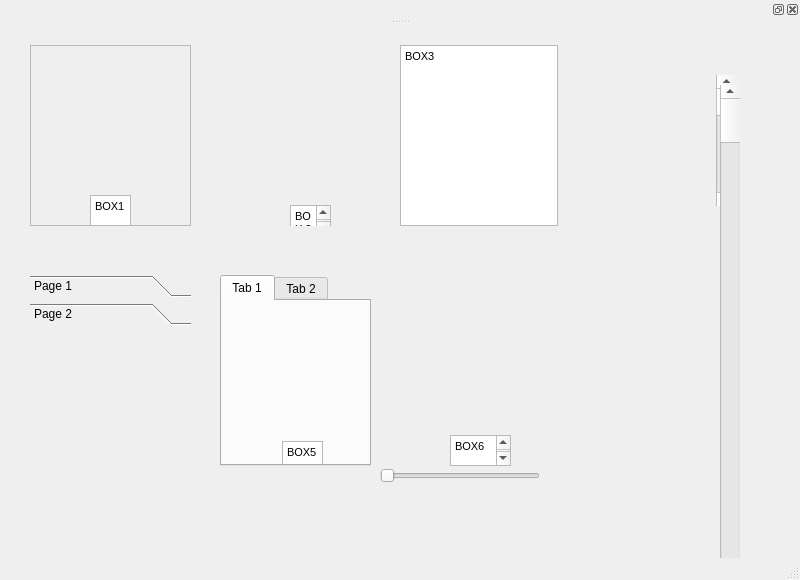
<?xml version="1.0" encoding="UTF-8"?>
<ui version="4.0">
 <class>MainWindow</class>
 <widget class="QMainWindow" name="MainWindow">
  <property name="geometry">
   <rect>
    <x>0</x>
    <y>0</y>
    <width>800</width>
    <height>580</height>
   </rect>
  </property>
  <property name="windowTitle">
   <string>MainWindow</string>
  </property>
  <widget class="QWidget" name="centralwidget">
   <widget class="QWidget" name="verticalLayoutWidget">
    <property name="geometry">
     <rect>
      <x>30</x>
      <y>20</y>
      <width>161</width>
      <height>181</height>
     </rect>
    </property>
    <layout class="QVBoxLayout" name="verticalLayout">
     <item>
      <widget class="QFrame" name="frame">
       <property name="frameShape">
        <enum>QFrame::StyledPanel</enum>
       </property>
       <property name="frameShadow">
        <enum>QFrame::Raised</enum>
       </property>
       <widget class="QTextEdit" name="textEdit">
        <property name="geometry">
         <rect>
          <x>60</x>
          <y>150</y>
          <width>41</width>
          <height>31</height>
         </rect>
        </property>
        <property name="html">
         <string>&lt;!DOCTYPE HTML PUBLIC &quot;-//W3C//DTD HTML 4.0//EN&quot; &quot;http://www.w3.org/TR/REC-html40/strict.dtd&quot;&gt;
&lt;html&gt;&lt;head&gt;&lt;meta name=&quot;qrichtext&quot; content=&quot;1&quot; /&gt;&lt;style type=&quot;text/css&quot;&gt;
p, li { white-space: pre-wrap; }
&lt;/style&gt;&lt;/head&gt;&lt;body style=&quot; font-family:'MS Shell Dlg 2'; font-size:8.25pt; font-weight:400; font-style:normal;&quot;&gt;
&lt;p style=&quot; margin-top:0px; margin-bottom:0px; margin-left:0px; margin-right:0px; -qt-block-indent:0; text-indent:0px;&quot;&gt;BOX1 &lt;/p&gt;&lt;/body&gt;&lt;/html&gt;</string>
        </property>
       </widget>
      </widget>
     </item>
    </layout>
   </widget>
   <widget class="QWidget" name="verticalLayoutWidget_2">
    <property name="geometry">
     <rect>
      <x>220</x>
      <y>20</y>
      <width>151</width>
      <height>181</height>
     </rect>
    </property>
    <layout class="QVBoxLayout" name="verticalLayout_2">
     <item>
      <widget class="QWidget" name="widget" native="true">
       <widget class="QTextEdit" name="textEdit_2">
        <property name="geometry">
         <rect>
          <x>70</x>
          <y>160</y>
          <width>41</width>
          <height>31</height>
         </rect>
        </property>
        <property name="html">
         <string>&lt;!DOCTYPE HTML PUBLIC &quot;-//W3C//DTD HTML 4.0//EN&quot; &quot;http://www.w3.org/TR/REC-html40/strict.dtd&quot;&gt;
&lt;html&gt;&lt;head&gt;&lt;meta name=&quot;qrichtext&quot; content=&quot;1&quot; /&gt;&lt;style type=&quot;text/css&quot;&gt;
p, li { white-space: pre-wrap; }
&lt;/style&gt;&lt;/head&gt;&lt;body style=&quot; font-family:'MS Shell Dlg 2'; font-size:8.25pt; font-weight:400; font-style:normal;&quot;&gt;
&lt;p style=&quot; margin-top:0px; margin-bottom:0px; margin-left:0px; margin-right:0px; -qt-block-indent:0; text-indent:0px;&quot;&gt;BOX 2&lt;/p&gt;&lt;/body&gt;&lt;/html&gt;</string>
        </property>
       </widget>
      </widget>
     </item>
    </layout>
   </widget>
   <widget class="QWidget" name="verticalLayoutWidget_4">
    <property name="geometry">
     <rect>
      <x>30</x>
      <y>250</y>
      <width>161</width>
      <height>191</height>
     </rect>
    </property>
    <layout class="QVBoxLayout" name="verticalLayout_4">
     <item>
      <widget class="QToolBox" name="toolBox">
       <property name="currentIndex">
        <number>1</number>
       </property>
       <widget class="QWidget" name="page">
        <property name="geometry">
         <rect>
          <x>0</x>
          <y>0</y>
          <width>159</width>
          <height>135</height>
         </rect>
        </property>
        <attribute name="label">
         <string>Page 1</string>
        </attribute>
        <widget class="QTextEdit" name="textEdit_4">
         <property name="geometry">
          <rect>
           <x>50</x>
           <y>110</y>
           <width>61</width>
           <height>31</height>
          </rect>
         </property>
         <property name="html">
          <string>&lt;!DOCTYPE HTML PUBLIC &quot;-//W3C//DTD HTML 4.0//EN&quot; &quot;http://www.w3.org/TR/REC-html40/strict.dtd&quot;&gt;
&lt;html&gt;&lt;head&gt;&lt;meta name=&quot;qrichtext&quot; content=&quot;1&quot; /&gt;&lt;style type=&quot;text/css&quot;&gt;
p, li { white-space: pre-wrap; }
&lt;/style&gt;&lt;/head&gt;&lt;body style=&quot; font-family:'MS Shell Dlg 2'; font-size:8.25pt; font-weight:400; font-style:normal;&quot;&gt;
&lt;p style=&quot; margin-top:0px; margin-bottom:0px; margin-left:0px; margin-right:0px; -qt-block-indent:0; text-indent:0px;&quot;&gt;BOX4&lt;/p&gt;
&lt;p style=&quot;-qt-paragraph-type:empty; margin-top:0px; margin-bottom:0px; margin-left:0px; margin-right:0px; -qt-block-indent:0; text-indent:0px;&quot;&gt;&lt;br /&gt;&lt;/p&gt;&lt;/body&gt;&lt;/html&gt;</string>
         </property>
        </widget>
       </widget>
       <widget class="QWidget" name="page_2">
        <property name="geometry">
         <rect>
          <x>0</x>
          <y>0</y>
          <width>159</width>
          <height>135</height>
         </rect>
        </property>
        <attribute name="label">
         <string>Page 2</string>
        </attribute>
       </widget>
      </widget>
     </item>
    </layout>
   </widget>
   <widget class="QWidget" name="verticalLayoutWidget_5">
    <property name="geometry">
     <rect>
      <x>220</x>
      <y>250</y>
      <width>151</width>
      <height>191</height>
     </rect>
    </property>
    <layout class="QVBoxLayout" name="verticalLayout_5">
     <item>
      <widget class="QTabWidget" name="tabWidget">
       <property name="currentIndex">
        <number>0</number>
       </property>
       <widget class="QWidget" name="tab">
        <attribute name="title">
         <string>Tab 1</string>
        </attribute>
        <widget class="QTextEdit" name="textEdit_5">
         <property name="geometry">
          <rect>
           <x>60</x>
           <y>140</y>
           <width>41</width>
           <height>31</height>
          </rect>
         </property>
         <property name="html">
          <string>&lt;!DOCTYPE HTML PUBLIC &quot;-//W3C//DTD HTML 4.0//EN&quot; &quot;http://www.w3.org/TR/REC-html40/strict.dtd&quot;&gt;
&lt;html&gt;&lt;head&gt;&lt;meta name=&quot;qrichtext&quot; content=&quot;1&quot; /&gt;&lt;style type=&quot;text/css&quot;&gt;
p, li { white-space: pre-wrap; }
&lt;/style&gt;&lt;/head&gt;&lt;body style=&quot; font-family:'MS Shell Dlg 2'; font-size:8.25pt; font-weight:400; font-style:normal;&quot;&gt;
&lt;p style=&quot; margin-top:0px; margin-bottom:0px; margin-left:0px; margin-right:0px; -qt-block-indent:0; text-indent:0px;&quot;&gt;BOX5&lt;/p&gt;&lt;/body&gt;&lt;/html&gt;</string>
         </property>
        </widget>
       </widget>
       <widget class="QWidget" name="tab_2">
        <attribute name="title">
         <string>Tab 2</string>
        </attribute>
       </widget>
      </widget>
     </item>
    </layout>
   </widget>
   <widget class="QWidget" name="verticalLayoutWidget_6">
    <property name="geometry">
     <rect>
      <x>400</x>
      <y>250</y>
      <width>141</width>
      <height>191</height>
     </rect>
    </property>
    <layout class="QVBoxLayout" name="verticalLayout_6">
     <item>
      <widget class="QStackedWidget" name="stackedWidget">
       <property name="currentIndex">
        <number>1</number>
       </property>
       <widget class="QWidget" name="page_3"/>
       <widget class="QWidget" name="page_4">
        <widget class="QTextEdit" name="textEdit_6">
         <property name="geometry">
          <rect>
           <x>50</x>
           <y>160</y>
           <width>61</width>
           <height>31</height>
          </rect>
         </property>
         <property name="html">
          <string>&lt;!DOCTYPE HTML PUBLIC &quot;-//W3C//DTD HTML 4.0//EN&quot; &quot;http://www.w3.org/TR/REC-html40/strict.dtd&quot;&gt;
&lt;html&gt;&lt;head&gt;&lt;meta name=&quot;qrichtext&quot; content=&quot;1&quot; /&gt;&lt;style type=&quot;text/css&quot;&gt;
p, li { white-space: pre-wrap; }
&lt;/style&gt;&lt;/head&gt;&lt;body style=&quot; font-family:'MS Shell Dlg 2'; font-size:8.25pt; font-weight:400; font-style:normal;&quot;&gt;
&lt;p style=&quot; margin-top:0px; margin-bottom:0px; margin-left:0px; margin-right:0px; -qt-block-indent:0; text-indent:0px;&quot;&gt;BOX6&lt;/p&gt;
&lt;p style=&quot;-qt-paragraph-type:empty; margin-top:0px; margin-bottom:0px; margin-left:0px; margin-right:0px; -qt-block-indent:0; text-indent:0px;&quot;&gt;&lt;br /&gt;&lt;/p&gt;&lt;/body&gt;&lt;/html&gt;</string>
         </property>
        </widget>
       </widget>
      </widget>
     </item>
    </layout>
   </widget>
   <widget class="QSlider" name="horizontalSlider">
    <property name="geometry">
     <rect>
      <x>380</x>
      <y>440</y>
      <width>160</width>
      <height>22</height>
     </rect>
    </property>
    <property name="orientation">
     <enum>Qt::Horizontal</enum>
    </property>
   </widget>
   <widget class="QScrollBar" name="verticalScrollBar">
    <property name="geometry">
     <rect>
      <x>716</x>
      <y>50</y>
      <width>21</width>
      <height>131</height>
     </rect>
    </property>
    <property name="minimumSize">
     <size>
      <width>21</width>
      <height>0</height>
     </size>
    </property>
    <property name="orientation">
     <enum>Qt::Vertical</enum>
    </property>
   </widget>
   <widget class="QScrollBar" name="verticalScrollBar_2">
    <property name="geometry">
     <rect>
      <x>720</x>
      <y>60</y>
      <width>20</width>
      <height>501</height>
     </rect>
    </property>
    <property name="orientation">
     <enum>Qt::Vertical</enum>
    </property>
   </widget>
   <widget class="QTextEdit" name="textEdit_7">
    <property name="geometry">
     <rect>
      <x>400</x>
      <y>20</y>
      <width>158</width>
      <height>181</height>
     </rect>
    </property>
    <property name="html">
     <string>&lt;!DOCTYPE HTML PUBLIC &quot;-//W3C//DTD HTML 4.0//EN&quot; &quot;http://www.w3.org/TR/REC-html40/strict.dtd&quot;&gt;
&lt;html&gt;&lt;head&gt;&lt;meta name=&quot;qrichtext&quot; content=&quot;1&quot; /&gt;&lt;style type=&quot;text/css&quot;&gt;
p, li { white-space: pre-wrap; }
&lt;/style&gt;&lt;/head&gt;&lt;body style=&quot; font-family:'MS Shell Dlg 2'; font-size:8.25pt; font-weight:400; font-style:normal;&quot;&gt;
&lt;p style=&quot; margin-top:0px; margin-bottom:0px; margin-left:0px; margin-right:0px; -qt-block-indent:0; text-indent:0px;&quot;&gt;BOX3&lt;/p&gt;&lt;/body&gt;&lt;/html&gt;</string>
    </property>
   </widget>
  </widget>
  <widget class="QStatusBar" name="statusbar"/>
  <widget class="QDockWidget" name="dockWidget">
   <attribute name="dockWidgetArea">
    <number>4</number>
   </attribute>
   <widget class="QWidget" name="dockWidgetContents"/>
  </widget>
 </widget>
 <resources/>
 <connections/>
</ui>
